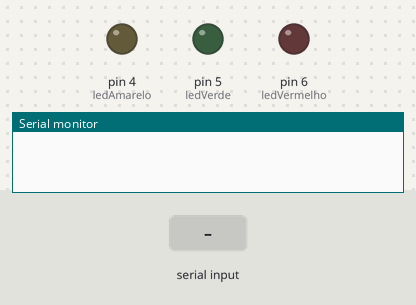
A sketch run on a simulated Arduino Uno, built with avr-gcc and run on an emulated ATmega328P. On the bench: output pins drawn as LEDs (lit = HIGH), the last lines printed to the serial monitor. Inputs (shaded band) come from the test bench.

Above: at 1.2 s.
1.3 s: "ativaramarelo" received over Serial
At 3.5 s:
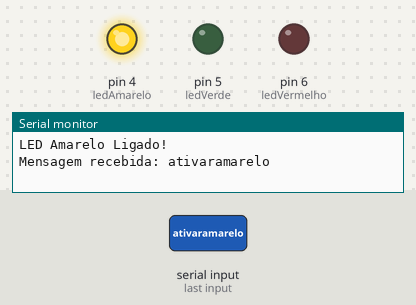
3.8 s: "ativarverde" received over Serial
At 5.5 s:
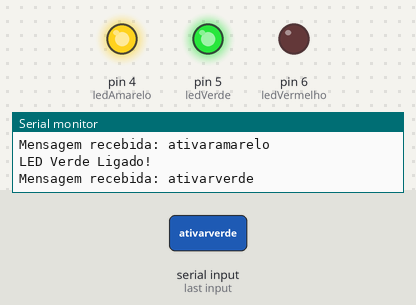
6.3 s: "desativaramarelo" received over Serial
At 7.6 s:
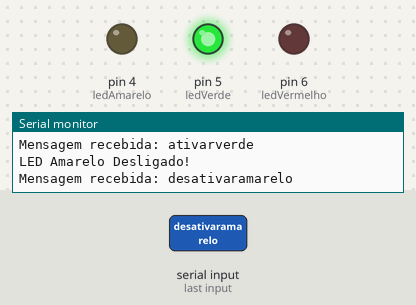
8.8 s: "ativarvermelho" received over Serial
At 10.7 s:
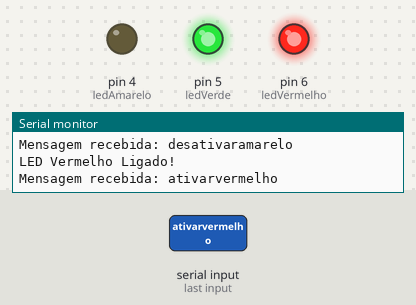
11.3 s: "desativarverde" received over Serial
At 12.6 s:
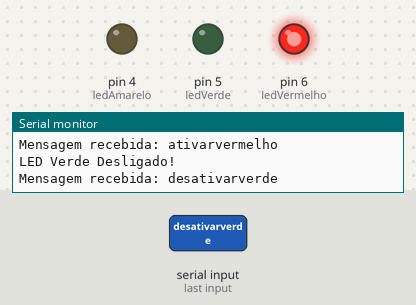
13.8 s: "ativaramarelo" received over Serial
At 15.6 s:
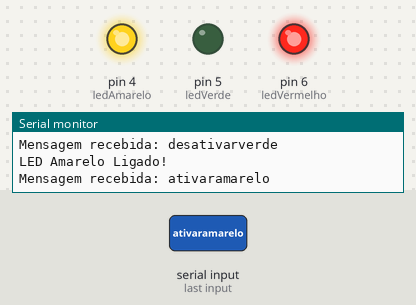
Timing chart, 0 to 17.1 s (numbered marks = the images above; inputs shaded):
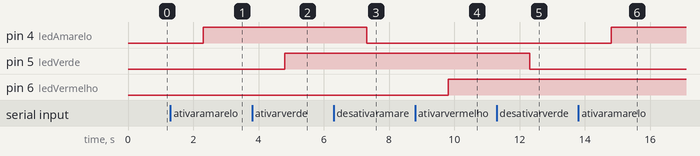

The sketch:

Arduino.ino
```cpp
#define ledAmarelo 4
#define ledVerde 5
#define ledVermelho 6

String mensagem;

void setup() {
  Serial.begin(9600);            // Configura comunicação serial com 9600 bps
  pinMode(ledAmarelo, OUTPUT);
  pinMode(ledVerde, OUTPUT);
  pinMode(ledVermelho, OUTPUT);

  mensagem = "";
}

void loop() {
  if (Serial.available()) {  // Se byte pronto para leitura
    mensagem = Serial.readString();

    // Comando para LED Amarelo
    if (mensagem.equalsIgnoreCase("ativaramarelo")) {
      digitalWrite(ledAmarelo, HIGH);
      Serial.println("LED Amarelo Ligado!");
    } else if (mensagem.equalsIgnoreCase("desativaramarelo")) {
      digitalWrite(ledAmarelo, LOW);
      Serial.println("LED Amarelo Desligado!");
    }

    // Comando para LED Verde
    if (mensagem.equalsIgnoreCase("ativarverde")) {
      digitalWrite(ledVerde, HIGH);
      Serial.println("LED Verde Ligado!");
    } else if (mensagem.equalsIgnoreCase("desativarverde")) {
      digitalWrite(ledVerde, LOW);
      Serial.println("LED Verde Desligado!");
    }

    // Comando para LED Vermelho
    if (mensagem.equalsIgnoreCase("ativarvermelho")) {
      digitalWrite(ledVermelho, HIGH);
      Serial.println("LED Vermelho Ligado!");
    } else if (mensagem.equalsIgnoreCase("desativarvermelho")) {
      digitalWrite(ledVermelho, LOW);
      Serial.println("LED Vermelho Desligado!");
    }

    Serial.println("Mensagem recebida: " + mensagem);
  }
}
```

Measured:
- after the input at 1.3 s, pin 4 (ledAmarelo): LOW → HIGH after 1.0 s
- after the input at 3.8 s, pin 5 (ledVerde): LOW → HIGH after 1.0 s
- after the input at 6.3 s, pin 4 (ledAmarelo): HIGH → LOW after 1.0 s
- after the input at 8.8 s, pin 6 (ledVermelho): LOW → HIGH after 1.0 s
- after the input at 11.3 s, pin 5 (ledVerde): HIGH → LOW after 1.0 s
- after the input at 13.8 s, pin 4 (ledAmarelo): LOW → HIGH after 1.0 s
